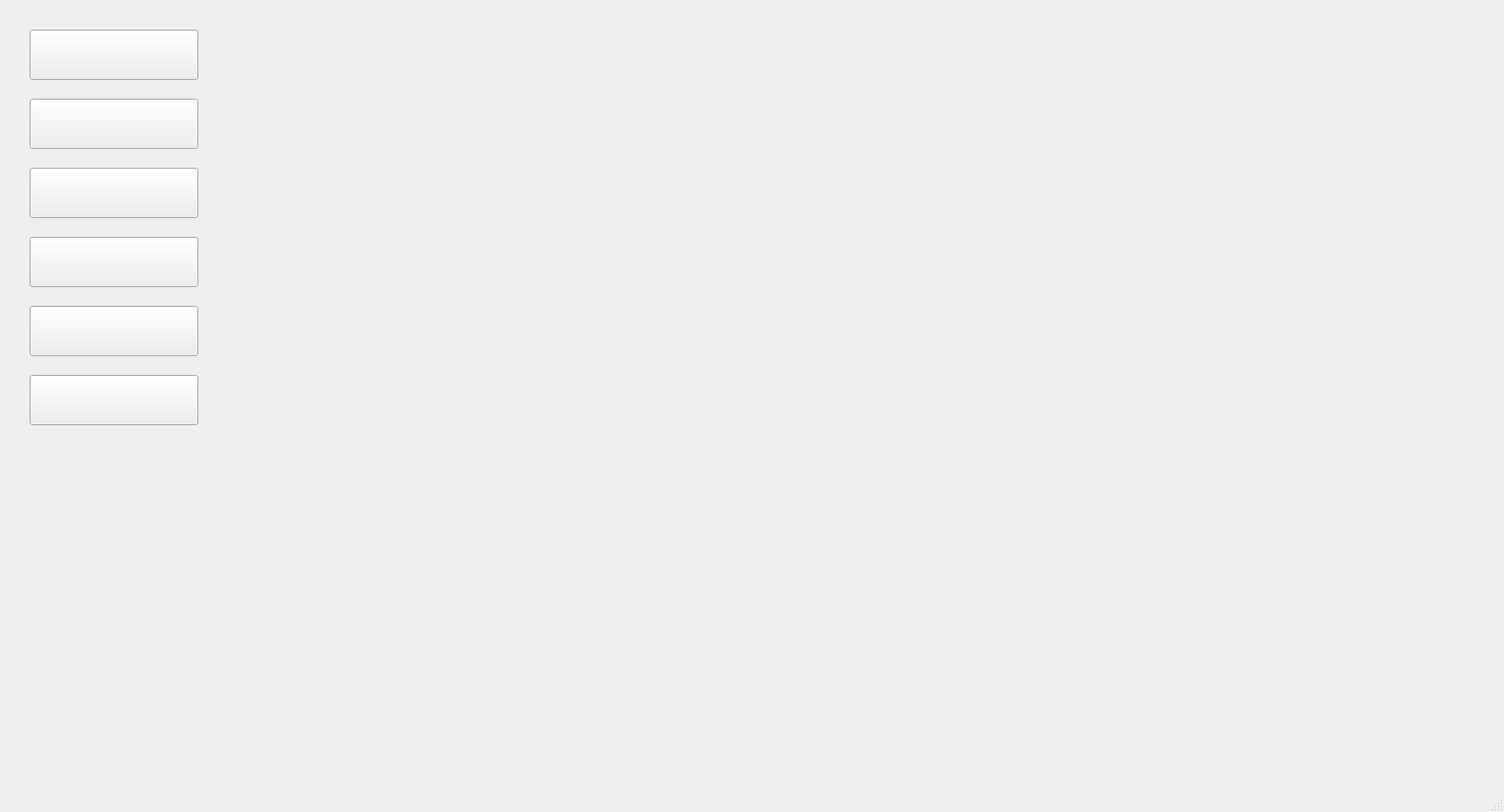
<?xml version="1.0" encoding="UTF-8"?>
<ui version="4.0">
 <class>MainWindow</class>
 <widget class="QMainWindow" name="MainWindow">
  <property name="geometry">
   <rect>
    <x>0</x>
    <y>0</y>
    <width>1524</width>
    <height>823</height>
   </rect>
  </property>
  <property name="windowTitle">
   <string>学生通讯录系统</string>
  </property>
  <widget class="QWidget" name="centralwidget">
   <widget class="QWidget" name="widget" native="true">
    <property name="geometry">
     <rect>
      <x>10</x>
      <y>10</y>
      <width>1501</width>
      <height>931</height>
     </rect>
    </property>
    <widget class="QStackedWidget" name="stustack">
     <property name="geometry">
      <rect>
       <x>200</x>
       <y>0</y>
       <width>1301</width>
       <height>791</height>
      </rect>
     </property>
     <property name="autoFillBackground">
      <bool>false</bool>
     </property>
     <property name="frameShadow">
      <enum>QFrame::Plain</enum>
     </property>
     <property name="currentIndex">
      <number>0</number>
     </property>
     <widget class="QWidget" name="beginwid">
      <widget class="QLabel" name="label">
       <property name="geometry">
        <rect>
         <x>0</x>
         <y>0</y>
         <width>1341</width>
         <height>791</height>
        </rect>
       </property>
       <property name="text">
        <string/>
       </property>
       <property name="pixmap">
        <pixmap resource="photo.qrc">:/new/prefix1/MailList_photos/327ba37fbfddcdc5d2efb1f100504ff.png</pixmap>
       </property>
       <property name="scaledContents">
        <bool>true</bool>
       </property>
      </widget>
     </widget>
     <widget class="QWidget" name="addStudent">
      <widget class="QLabel" name="addlabel">
       <property name="geometry">
        <rect>
         <x>0</x>
         <y>0</y>
         <width>1341</width>
         <height>791</height>
        </rect>
       </property>
       <property name="text">
        <string/>
       </property>
       <property name="pixmap">
        <pixmap resource="photo.qrc">:/new/prefix1/MailList_photos/addbackground.png</pixmap>
       </property>
       <property name="scaledContents">
        <bool>true</bool>
       </property>
      </widget>
      <widget class="QWidget" name="widget_3" native="true">
       <property name="geometry">
        <rect>
         <x>230</x>
         <y>160</y>
         <width>901</width>
         <height>491</height>
        </rect>
       </property>
       <widget class="QPushButton" name="addokbutton">
        <property name="geometry">
         <rect>
          <x>370</x>
          <y>400</y>
          <width>131</width>
          <height>51</height>
         </rect>
        </property>
        <property name="text">
         <string/>
        </property>
       </widget>
       <widget class="QLabel" name="whitebackground">
        <property name="geometry">
         <rect>
          <x>-60</x>
          <y>0</y>
          <width>901</width>
          <height>491</height>
         </rect>
        </property>
        <property name="autoFillBackground">
         <bool>false</bool>
        </property>
        <property name="text">
         <string/>
        </property>
        <property name="pixmap">
         <pixmap resource="photo.qrc">:/new/prefix1/MailList_photos/addlabelbackground.webp</pixmap>
        </property>
        <property name="scaledContents">
         <bool>true</bool>
        </property>
       </widget>
       <widget class="QWidget" name="widget_4" native="true">
        <property name="geometry">
         <rect>
          <x>80</x>
          <y>110</y>
          <width>741</width>
          <height>261</height>
         </rect>
        </property>
        <widget class="QComboBox" name="sexcombo">
         <property name="geometry">
          <rect>
           <x>340</x>
           <y>60</y>
           <width>81</width>
           <height>21</height>
          </rect>
         </property>
         <item>
          <property name="text">
           <string>男</string>
          </property>
         </item>
         <item>
          <property name="text">
           <string>女</string>
          </property>
         </item>
        </widget>
        <widget class="QComboBox" name="acacombo">
         <property name="geometry">
          <rect>
           <x>510</x>
           <y>60</y>
           <width>161</width>
           <height>21</height>
          </rect>
         </property>
        </widget>
        <widget class="QLabel" name="namelabel">
         <property name="geometry">
          <rect>
           <x>9</x>
           <y>60</y>
           <width>45</width>
           <height>21</height>
          </rect>
         </property>
         <property name="text">
          <string>*姓名：</string>
         </property>
         <property name="buddy">
          <cstring>nameedit</cstring>
         </property>
        </widget>
        <widget class="QLabel" name="numlabel">
         <property name="geometry">
          <rect>
           <x>10</x>
           <y>110</y>
           <width>45</width>
           <height>21</height>
          </rect>
         </property>
         <property name="text">
          <string>*学号：</string>
         </property>
         <property name="buddy">
          <cstring>numedit</cstring>
         </property>
        </widget>
        <widget class="QLineEdit" name="teleedit">
         <property name="geometry">
          <rect>
           <x>340</x>
           <y>110</y>
           <width>171</width>
           <height>21</height>
          </rect>
         </property>
        </widget>
        <widget class="QLabel" name="sexlabel">
         <property name="geometry">
          <rect>
           <x>293</x>
           <y>60</y>
           <width>45</width>
           <height>21</height>
          </rect>
         </property>
         <property name="text">
          <string>*性别：</string>
         </property>
         <property name="buddy">
          <cstring>sexcombo</cstring>
         </property>
        </widget>
        <widget class="QLabel" name="telelabel">
         <property name="geometry">
          <rect>
           <x>290</x>
           <y>110</y>
           <width>45</width>
           <height>21</height>
          </rect>
         </property>
         <property name="text">
          <string>*电话：</string>
         </property>
         <property name="buddy">
          <cstring>teleedit</cstring>
         </property>
        </widget>
        <widget class="QLineEdit" name="nameedit">
         <property name="geometry">
          <rect>
           <x>60</x>
           <y>60</y>
           <width>171</width>
           <height>21</height>
          </rect>
         </property>
        </widget>
        <widget class="QLabel" name="academylabel">
         <property name="geometry">
          <rect>
           <x>460</x>
           <y>60</y>
           <width>45</width>
           <height>21</height>
          </rect>
         </property>
         <property name="text">
          <string>*学院：</string>
         </property>
         <property name="buddy">
          <cstring>acacombo</cstring>
         </property>
        </widget>
        <widget class="QLineEdit" name="numedit">
         <property name="geometry">
          <rect>
           <x>60</x>
           <y>110</y>
           <width>171</width>
           <height>21</height>
          </rect>
         </property>
        </widget>
        <widget class="QLineEdit" name="QQedit">
         <property name="geometry">
          <rect>
           <x>60</x>
           <y>210</y>
           <width>171</width>
           <height>21</height>
          </rect>
         </property>
        </widget>
        <widget class="QLabel" name="QQlabel">
         <property name="geometry">
          <rect>
           <x>30</x>
           <y>210</y>
           <width>21</width>
           <height>20</height>
          </rect>
         </property>
         <property name="text">
          <string>QQ:：</string>
         </property>
        </widget>
        <widget class="QLabel" name="VXlabel">
         <property name="geometry">
          <rect>
           <x>300</x>
           <y>210</y>
           <width>41</width>
           <height>21</height>
          </rect>
         </property>
         <property name="text">
          <string>微信：</string>
         </property>
        </widget>
        <widget class="QLineEdit" name="VXedit">
         <property name="geometry">
          <rect>
           <x>340</x>
           <y>210</y>
           <width>171</width>
           <height>21</height>
          </rect>
         </property>
        </widget>
        <widget class="QLabel" name="label_8">
         <property name="geometry">
          <rect>
           <x>10</x>
           <y>160</y>
           <width>51</width>
           <height>20</height>
          </rect>
         </property>
         <property name="text">
          <string>*住址：</string>
         </property>
        </widget>
        <widget class="QLineEdit" name="addedit">
         <property name="geometry">
          <rect>
           <x>60</x>
           <y>160</y>
           <width>171</width>
           <height>21</height>
          </rect>
         </property>
        </widget>
        <widget class="QLineEdit" name="emailedit">
         <property name="geometry">
          <rect>
           <x>340</x>
           <y>160</y>
           <width>171</width>
           <height>21</height>
          </rect>
         </property>
        </widget>
        <widget class="QLabel" name="label_9">
         <property name="geometry">
          <rect>
           <x>290</x>
           <y>160</y>
           <width>51</width>
           <height>21</height>
          </rect>
         </property>
         <property name="text">
          <string>*邮箱：</string>
         </property>
        </widget>
       </widget>
       <zorder>whitebackground</zorder>
       <zorder>widget_4</zorder>
       <zorder>addokbutton</zorder>
      </widget>
      <widget class="QLabel" name="addtitle">
       <property name="geometry">
        <rect>
         <x>560</x>
         <y>50</y>
         <width>211</width>
         <height>91</height>
        </rect>
       </property>
       <property name="styleSheet">
        <string notr="true">background-image: url(:/new/prefix1/C:/Users/86178/Desktop/MailList_photos/addtitle.png);</string>
       </property>
       <property name="text">
        <string/>
       </property>
       <property name="pixmap">
        <pixmap resource="photo.qrc">:/new/prefix1/MailList_photos/addtitle.png</pixmap>
       </property>
       <property name="scaledContents">
        <bool>true</bool>
       </property>
      </widget>
     </widget>
     <widget class="QWidget" name="findStudent">
      <widget class="QLabel" name="findlabel">
       <property name="geometry">
        <rect>
         <x>540</x>
         <y>70</y>
         <width>231</width>
         <height>71</height>
        </rect>
       </property>
       <property name="text">
        <string/>
       </property>
       <property name="pixmap">
        <pixmap resource="photo.qrc">:/new/prefix1/MailList_photos/findtitle.jpg</pixmap>
       </property>
       <property name="scaledContents">
        <bool>true</bool>
       </property>
      </widget>
      <widget class="QLabel" name="findBack">
       <property name="geometry">
        <rect>
         <x>0</x>
         <y>0</y>
         <width>1341</width>
         <height>801</height>
        </rect>
       </property>
       <property name="text">
        <string/>
       </property>
       <property name="pixmap">
        <pixmap resource="photo.qrc">:/new/prefix1/MailList_photos/find_back.jpg</pixmap>
       </property>
       <property name="scaledContents">
        <bool>true</bool>
       </property>
      </widget>
      <widget class="QPushButton" name="search_btn">
       <property name="geometry">
        <rect>
         <x>420</x>
         <y>240</y>
         <width>111</width>
         <height>31</height>
        </rect>
       </property>
       <property name="text">
        <string>search</string>
       </property>
       <property name="shortcut">
        <string>Return</string>
       </property>
      </widget>
      <widget class="QTableWidget" name="find_tableWidget">
       <property name="geometry">
        <rect>
         <x>180</x>
         <y>290</y>
         <width>971</width>
         <height>431</height>
        </rect>
       </property>
      </widget>
      <widget class="QPushButton" name="to_del_btn">
       <property name="geometry">
        <rect>
         <x>1080</x>
         <y>30</y>
         <width>121</width>
         <height>51</height>
        </rect>
       </property>
       <property name="text">
        <string/>
       </property>
      </widget>
      <widget class="QPushButton" name="del_in_find_btn">
       <property name="geometry">
        <rect>
         <x>570</x>
         <y>240</y>
         <width>93</width>
         <height>31</height>
        </rect>
       </property>
       <property name="text">
        <string>删除</string>
       </property>
      </widget>
      <widget class="QLineEdit" name="serchEdit">
       <property name="geometry">
        <rect>
         <x>180</x>
         <y>240</y>
         <width>191</width>
         <height>31</height>
        </rect>
       </property>
      </widget>
      <widget class="QLabel" name="label_6">
       <property name="geometry">
        <rect>
         <x>180</x>
         <y>190</y>
         <width>201</width>
         <height>41</height>
        </rect>
       </property>
       <property name="text">
        <string>输入姓名/学号：</string>
       </property>
      </widget>
      <widget class="QPushButton" name="change_btn">
       <property name="geometry">
        <rect>
         <x>700</x>
         <y>240</y>
         <width>101</width>
         <height>31</height>
        </rect>
       </property>
       <property name="text">
        <string>修改</string>
       </property>
      </widget>
      <zorder>findBack</zorder>
      <zorder>findlabel</zorder>
      <zorder>search_btn</zorder>
      <zorder>find_tableWidget</zorder>
      <zorder>to_del_btn</zorder>
      <zorder>del_in_find_btn</zorder>
      <zorder>serchEdit</zorder>
      <zorder>label_6</zorder>
      <zorder>change_btn</zorder>
     </widget>
     <widget class="QWidget" name="broStudent">
      <widget class="QLabel" name="brolabel">
       <property name="geometry">
        <rect>
         <x>-3</x>
         <y>-6</y>
         <width>1341</width>
         <height>801</height>
        </rect>
       </property>
       <property name="text">
        <string/>
       </property>
       <property name="pixmap">
        <pixmap resource="photo.qrc">:/new/prefix1/MailList_photos/stabagrou.webp</pixmap>
       </property>
       <property name="scaledContents">
        <bool>true</bool>
       </property>
      </widget>
      <widget class="QTableWidget" name="brotablewidget">
       <property name="geometry">
        <rect>
         <x>190</x>
         <y>170</y>
         <width>911</width>
         <height>571</height>
        </rect>
       </property>
      </widget>
      <widget class="QLabel" name="brotitle">
       <property name="geometry">
        <rect>
         <x>490</x>
         <y>110</y>
         <width>311</width>
         <height>51</height>
        </rect>
       </property>
       <property name="text">
        <string/>
       </property>
       <property name="pixmap">
        <pixmap resource="photo.qrc">:/new/prefix1/MailList_photos/title.png</pixmap>
       </property>
       <property name="scaledContents">
        <bool>true</bool>
       </property>
      </widget>
      <widget class="QPushButton" name="bro_pre">
       <property name="geometry">
        <rect>
         <x>200</x>
         <y>710</y>
         <width>51</width>
         <height>28</height>
        </rect>
       </property>
       <property name="text">
        <string/>
       </property>
      </widget>
      <widget class="QPushButton" name="bro_next">
       <property name="geometry">
        <rect>
         <x>1040</x>
         <y>710</y>
         <width>51</width>
         <height>28</height>
        </rect>
       </property>
       <property name="text">
        <string/>
       </property>
      </widget>
      <widget class="QLabel" name="pageText">
       <property name="geometry">
        <rect>
         <x>620</x>
         <y>710</y>
         <width>101</width>
         <height>31</height>
        </rect>
       </property>
       <property name="text">
        <string/>
       </property>
      </widget>
     </widget>
     <widget class="QWidget" name="delStudent">
      <widget class="QWidget" name="widget_5" native="true">
       <property name="geometry">
        <rect>
         <x>-100</x>
         <y>0</y>
         <width>1401</width>
         <height>831</height>
        </rect>
       </property>
       <widget class="QLabel" name="delback">
        <property name="geometry">
         <rect>
          <x>100</x>
          <y>0</y>
          <width>1301</width>
          <height>791</height>
         </rect>
        </property>
        <property name="text">
         <string/>
        </property>
        <property name="pixmap">
         <pixmap resource="photo.qrc">:/new/prefix1/MailList_photos/delBack.png</pixmap>
        </property>
        <property name="scaledContents">
         <bool>true</bool>
        </property>
       </widget>
       <widget class="QTableWidget" name="del_tableWidget">
        <property name="geometry">
         <rect>
          <x>360</x>
          <y>320</y>
          <width>821</width>
          <height>371</height>
         </rect>
        </property>
       </widget>
       <widget class="QPushButton" name="all_choose_btn">
        <property name="geometry">
         <rect>
          <x>620</x>
          <y>280</y>
          <width>93</width>
          <height>28</height>
         </rect>
        </property>
        <property name="text">
         <string>全选</string>
        </property>
       </widget>
       <widget class="QPushButton" name="cancel_all_btn">
        <property name="geometry">
         <rect>
          <x>620</x>
          <y>240</y>
          <width>93</width>
          <height>28</height>
         </rect>
        </property>
        <property name="text">
         <string>取消勾选</string>
        </property>
       </widget>
       <widget class="QComboBox" name="comboBox_col">
        <property name="geometry">
         <rect>
          <x>460</x>
          <y>240</y>
          <width>111</width>
          <height>21</height>
         </rect>
        </property>
        <item>
         <property name="text">
          <string>不限</string>
         </property>
        </item>
        <item>
         <property name="text">
          <string>计算机学院</string>
         </property>
        </item>
        <item>
         <property name="text">
          <string>心理学院</string>
         </property>
        </item>
        <item>
         <property name="text">
          <string>外文学院</string>
         </property>
        </item>
        <item>
         <property name="text">
          <string>马克思学院</string>
         </property>
        </item>
        <item>
         <property name="text">
          <string>历史学院</string>
         </property>
        </item>
       </widget>
       <widget class="QComboBox" name="comboBox_sel">
        <property name="geometry">
         <rect>
          <x>460</x>
          <y>280</y>
          <width>111</width>
          <height>21</height>
         </rect>
        </property>
        <item>
         <property name="text">
          <string>无</string>
         </property>
        </item>
        <item>
         <property name="text">
          <string>学号升序</string>
         </property>
        </item>
        <item>
         <property name="text">
          <string>学号降序</string>
         </property>
        </item>
        <item>
         <property name="text">
          <string>姓名升序</string>
         </property>
        </item>
        <item>
         <property name="text">
          <string>姓名降序</string>
         </property>
        </item>
       </widget>
       <widget class="QComboBox" name="comboBox_sex2">
        <property name="geometry">
         <rect>
          <x>460</x>
          <y>200</y>
          <width>111</width>
          <height>22</height>
         </rect>
        </property>
        <item>
         <property name="text">
          <string>不限</string>
         </property>
        </item>
        <item>
         <property name="text">
          <string>男</string>
         </property>
        </item>
        <item>
         <property name="text">
          <string>女</string>
         </property>
        </item>
       </widget>
       <widget class="QPushButton" name="del_in_del_btn">
        <property name="geometry">
         <rect>
          <x>860</x>
          <y>280</y>
          <width>93</width>
          <height>28</height>
         </rect>
        </property>
        <property name="text">
         <string>删除</string>
        </property>
       </widget>
       <widget class="QLabel" name="dellabel">
        <property name="geometry">
         <rect>
          <x>660</x>
          <y>100</y>
          <width>211</width>
          <height>81</height>
         </rect>
        </property>
        <property name="text">
         <string/>
        </property>
        <property name="pixmap">
         <pixmap resource="photo.qrc">:/new/prefix1/MailList_photos/delTitle.png</pixmap>
        </property>
        <property name="scaledContents">
         <bool>true</bool>
        </property>
       </widget>
       <widget class="QPushButton" name="find_btn">
        <property name="geometry">
         <rect>
          <x>740</x>
          <y>280</y>
          <width>93</width>
          <height>28</height>
         </rect>
        </property>
        <property name="text">
         <string>筛选</string>
        </property>
       </widget>
       <widget class="QPushButton" name="to_find_btn">
        <property name="geometry">
         <rect>
          <x>1180</x>
          <y>30</y>
          <width>121</width>
          <height>51</height>
         </rect>
        </property>
        <property name="text">
         <string/>
        </property>
       </widget>
       <widget class="QLabel" name="label_3">
        <property name="geometry">
         <rect>
          <x>360</x>
          <y>200</y>
          <width>68</width>
          <height>21</height>
         </rect>
        </property>
        <property name="text">
         <string>性别：</string>
        </property>
       </widget>
       <widget class="QLabel" name="label_4">
        <property name="geometry">
         <rect>
          <x>360</x>
          <y>240</y>
          <width>68</width>
          <height>21</height>
         </rect>
        </property>
        <property name="text">
         <string>学院：</string>
        </property>
       </widget>
       <widget class="QLabel" name="label_5">
        <property name="geometry">
         <rect>
          <x>360</x>
          <y>270</y>
          <width>91</width>
          <height>41</height>
         </rect>
        </property>
        <property name="text">
         <string>排序方式：</string>
        </property>
       </widget>
      </widget>
     </widget>
     <widget class="QWidget" name="brosta">
      <widget class="QLabel" name="statitlelabel">
       <property name="geometry">
        <rect>
         <x>480</x>
         <y>30</y>
         <width>251</width>
         <height>71</height>
        </rect>
       </property>
       <property name="text">
        <string/>
       </property>
       <property name="pixmap">
        <pixmap resource="photo.qrc">:/new/prefix1/MailList_photos/statiltle.jpg</pixmap>
       </property>
       <property name="scaledContents">
        <bool>true</bool>
       </property>
      </widget>
      <widget class="QLabel" name="stalabel">
       <property name="geometry">
        <rect>
         <x>0</x>
         <y>0</y>
         <width>1301</width>
         <height>791</height>
        </rect>
       </property>
       <property name="text">
        <string/>
       </property>
       <property name="pixmap">
        <pixmap resource="photo.qrc">:/new/prefix1/MailList_photos/stabackground.jpg</pixmap>
       </property>
       <property name="scaledContents">
        <bool>true</bool>
       </property>
      </widget>
      <widget class="QTableWidget" name="sumWidget">
       <property name="geometry">
        <rect>
         <x>340</x>
         <y>160</y>
         <width>691</width>
         <height>131</height>
        </rect>
       </property>
      </widget>
      <widget class="QLabel" name="sumtitle">
       <property name="geometry">
        <rect>
         <x>130</x>
         <y>160</y>
         <width>151</width>
         <height>61</height>
        </rect>
       </property>
       <property name="text">
        <string/>
       </property>
       <property name="pixmap">
        <pixmap resource="photo.qrc">:/new/prefix1/MailList_photos/sumtitle.jpg</pixmap>
       </property>
       <property name="scaledContents">
        <bool>true</bool>
       </property>
      </widget>
      <widget class="QLabel" name="acastalabel">
       <property name="geometry">
        <rect>
         <x>80</x>
         <y>410</y>
         <width>241</width>
         <height>71</height>
        </rect>
       </property>
       <property name="text">
        <string/>
       </property>
       <property name="pixmap">
        <pixmap resource="photo.qrc">:/new/prefix1/MailList_photos/acastalabel.jpg</pixmap>
       </property>
       <property name="scaledContents">
        <bool>true</bool>
       </property>
      </widget>
      <widget class="QTableWidget" name="acaWidget">
       <property name="geometry">
        <rect>
         <x>340</x>
         <y>410</y>
         <width>691</width>
         <height>201</height>
        </rect>
       </property>
      </widget>
      <widget class="QPushButton" name="prebtn">
       <property name="geometry">
        <rect>
         <x>70</x>
         <y>510</y>
         <width>41</width>
         <height>31</height>
        </rect>
       </property>
       <property name="text">
        <string/>
       </property>
      </widget>
      <widget class="QPushButton" name="nextbtn">
       <property name="geometry">
        <rect>
         <x>290</x>
         <y>510</y>
         <width>41</width>
         <height>31</height>
        </rect>
       </property>
       <property name="text">
        <string/>
       </property>
      </widget>
      <widget class="QLabel" name="academy">
       <property name="geometry">
        <rect>
         <x>130</x>
         <y>500</y>
         <width>151</width>
         <height>51</height>
        </rect>
       </property>
       <property name="styleSheet">
        <string notr="true">background-color: rgb(255, 255, 255);
color: rgb(255, 79, 79);</string>
       </property>
       <property name="text">
        <string>TextLabel</string>
       </property>
      </widget>
      <zorder>stalabel</zorder>
      <zorder>statitlelabel</zorder>
      <zorder>sumWidget</zorder>
      <zorder>sumtitle</zorder>
      <zorder>acastalabel</zorder>
      <zorder>acaWidget</zorder>
      <zorder>prebtn</zorder>
      <zorder>nextbtn</zorder>
      <zorder>academy</zorder>
     </widget>
     <widget class="QWidget" name="setting">
      <widget class="QLabel" name="setlabel">
       <property name="geometry">
        <rect>
         <x>320</x>
         <y>10</y>
         <width>141</width>
         <height>61</height>
        </rect>
       </property>
       <property name="text">
        <string/>
       </property>
       <property name="pixmap">
        <pixmap>../../MailList_photos/1648038518(1).png</pixmap>
       </property>
      </widget>
      <widget class="QPushButton" name="bandBtn">
       <property name="geometry">
        <rect>
         <x>30</x>
         <y>360</y>
         <width>91</width>
         <height>91</height>
        </rect>
       </property>
       <property name="text">
        <string>彩蛋</string>
       </property>
      </widget>
      <widget class="QWidget" name="addAcaWidget" native="true">
       <property name="geometry">
        <rect>
         <x>20</x>
         <y>190</y>
         <width>391</width>
         <height>111</height>
        </rect>
       </property>
       <widget class="QPushButton" name="addAcademy">
        <property name="geometry">
         <rect>
          <x>9</x>
          <y>9</y>
          <width>93</width>
          <height>91</height>
         </rect>
        </property>
        <property name="text">
         <string>添加学院</string>
        </property>
       </widget>
       <widget class="QLineEdit" name="lineEdit">
        <property name="geometry">
         <rect>
          <x>120</x>
          <y>10</y>
          <width>201</width>
          <height>31</height>
         </rect>
        </property>
        <property name="text">
         <string/>
        </property>
       </widget>
       <widget class="QPushButton" name="pushButton">
        <property name="geometry">
         <rect>
          <x>120</x>
          <y>70</y>
          <width>91</width>
          <height>31</height>
         </rect>
        </property>
        <property name="text">
         <string>确定</string>
        </property>
       </widget>
       <widget class="QPushButton" name="pushButton_2">
        <property name="geometry">
         <rect>
          <x>230</x>
          <y>70</y>
          <width>91</width>
          <height>31</height>
         </rect>
        </property>
        <property name="text">
         <string>取消</string>
        </property>
       </widget>
      </widget>
      <widget class="Line" name="line">
       <property name="geometry">
        <rect>
         <x>0</x>
         <y>300</y>
         <width>1301</width>
         <height>41</height>
        </rect>
       </property>
       <property name="orientation">
        <enum>Qt::Horizontal</enum>
       </property>
      </widget>
      <widget class="QWidget" name="widget_6" native="true">
       <property name="geometry">
        <rect>
         <x>470</x>
         <y>190</y>
         <width>391</width>
         <height>111</height>
        </rect>
       </property>
       <widget class="QPushButton" name="lead_in_btn">
        <property name="geometry">
         <rect>
          <x>10</x>
          <y>10</y>
          <width>93</width>
          <height>41</height>
         </rect>
        </property>
        <property name="text">
         <string>导入</string>
        </property>
       </widget>
       <widget class="QLineEdit" name="importLineEdit">
        <property name="geometry">
         <rect>
          <x>120</x>
          <y>20</y>
          <width>271</width>
          <height>31</height>
         </rect>
        </property>
       </widget>
       <widget class="QPushButton" name="lead_out_btn">
        <property name="geometry">
         <rect>
          <x>10</x>
          <y>60</y>
          <width>93</width>
          <height>41</height>
         </rect>
        </property>
        <property name="text">
         <string>导出</string>
        </property>
       </widget>
       <widget class="QLineEdit" name="out_putlLineEdit">
        <property name="geometry">
         <rect>
          <x>120</x>
          <y>70</y>
          <width>271</width>
          <height>31</height>
         </rect>
        </property>
       </widget>
      </widget>
      <widget class="QLabel" name="setTitle">
       <property name="geometry">
        <rect>
         <x>500</x>
         <y>30</y>
         <width>251</width>
         <height>91</height>
        </rect>
       </property>
       <property name="text">
        <string/>
       </property>
       <property name="pixmap">
        <pixmap resource="photo.qrc">:/new/prefix1/MailList_photos/setTitle.png</pixmap>
       </property>
       <property name="scaledContents">
        <bool>true</bool>
       </property>
      </widget>
      <widget class="QLabel" name="label_7">
       <property name="geometry">
        <rect>
         <x>-10</x>
         <y>0</y>
         <width>1311</width>
         <height>791</height>
        </rect>
       </property>
       <property name="text">
        <string/>
       </property>
       <property name="pixmap">
        <pixmap resource="photo.qrc">:/new/prefix1/MailList_photos/setBack.png</pixmap>
       </property>
       <property name="scaledContents">
        <bool>true</bool>
       </property>
      </widget>
      <widget class="Line" name="line_2">
       <property name="geometry">
        <rect>
         <x>429</x>
         <y>170</y>
         <width>31</width>
         <height>151</height>
        </rect>
       </property>
       <property name="orientation">
        <enum>Qt::Vertical</enum>
       </property>
      </widget>
      <widget class="Line" name="line_3">
       <property name="geometry">
        <rect>
         <x>0</x>
         <y>160</y>
         <width>1301</width>
         <height>16</height>
        </rect>
       </property>
       <property name="orientation">
        <enum>Qt::Horizontal</enum>
       </property>
      </widget>
      <widget class="Line" name="line_4">
       <property name="geometry">
        <rect>
         <x>895</x>
         <y>170</y>
         <width>31</width>
         <height>311</height>
        </rect>
       </property>
       <property name="orientation">
        <enum>Qt::Vertical</enum>
       </property>
      </widget>
      <widget class="Line" name="line_5">
       <property name="geometry">
        <rect>
         <x>0</x>
         <y>465</y>
         <width>1301</width>
         <height>31</height>
        </rect>
       </property>
       <property name="orientation">
        <enum>Qt::Horizontal</enum>
       </property>
      </widget>
      <widget class="Line" name="line_6">
       <property name="geometry">
        <rect>
         <x>429</x>
         <y>320</y>
         <width>31</width>
         <height>161</height>
        </rect>
       </property>
       <property name="orientation">
        <enum>Qt::Vertical</enum>
       </property>
      </widget>
      <widget class="QPushButton" name="updateLog">
       <property name="geometry">
        <rect>
         <x>480</x>
         <y>360</y>
         <width>91</width>
         <height>91</height>
        </rect>
       </property>
       <property name="text">
        <string>更新日志</string>
       </property>
      </widget>
      <widget class="Line" name="line_7">
       <property name="geometry">
        <rect>
         <x>-7</x>
         <y>170</y>
         <width>20</width>
         <height>311</height>
        </rect>
       </property>
       <property name="orientation">
        <enum>Qt::Vertical</enum>
       </property>
      </widget>
      <widget class="Line" name="line_8">
       <property name="geometry">
        <rect>
         <x>1280</x>
         <y>170</y>
         <width>41</width>
         <height>311</height>
        </rect>
       </property>
       <property name="orientation">
        <enum>Qt::Vertical</enum>
       </property>
      </widget>
      <widget class="QPushButton" name="help">
       <property name="geometry">
        <rect>
         <x>940</x>
         <y>360</y>
         <width>93</width>
         <height>91</height>
        </rect>
       </property>
       <property name="text">
        <string>帮助文档</string>
       </property>
      </widget>
      <widget class="QPushButton" name="removeRepeat">
       <property name="geometry">
        <rect>
         <x>940</x>
         <y>200</y>
         <width>93</width>
         <height>91</height>
        </rect>
       </property>
       <property name="text">
        <string>去除重复</string>
       </property>
      </widget>
      <zorder>label_7</zorder>
      <zorder>setlabel</zorder>
      <zorder>bandBtn</zorder>
      <zorder>addAcaWidget</zorder>
      <zorder>line</zorder>
      <zorder>widget_6</zorder>
      <zorder>setTitle</zorder>
      <zorder>line_2</zorder>
      <zorder>line_3</zorder>
      <zorder>line_4</zorder>
      <zorder>line_5</zorder>
      <zorder>line_6</zorder>
      <zorder>updateLog</zorder>
      <zorder>line_7</zorder>
      <zorder>line_8</zorder>
      <zorder>help</zorder>
      <zorder>removeRepeat</zorder>
     </widget>
    </widget>
    <widget class="QWidget" name="widget_2" native="true">
     <property name="geometry">
      <rect>
       <x>0</x>
       <y>0</y>
       <width>201</width>
       <height>791</height>
      </rect>
     </property>
     <property name="layoutDirection">
      <enum>Qt::RightToLeft</enum>
     </property>
     <property name="autoFillBackground">
      <bool>false</bool>
     </property>
     <widget class="QPushButton" name="brobutton">
      <property name="geometry">
       <rect>
        <x>20</x>
        <y>160</y>
        <width>171</width>
        <height>51</height>
       </rect>
      </property>
      <property name="text">
       <string/>
      </property>
     </widget>
     <widget class="QPushButton" name="stabutton">
      <property name="geometry">
       <rect>
        <x>20</x>
        <y>230</y>
        <width>171</width>
        <height>51</height>
       </rect>
      </property>
      <property name="text">
       <string/>
      </property>
     </widget>
     <widget class="QPushButton" name="setbutton">
      <property name="geometry">
       <rect>
        <x>20</x>
        <y>300</y>
        <width>171</width>
        <height>51</height>
       </rect>
      </property>
      <property name="text">
       <string/>
      </property>
     </widget>
     <widget class="QPushButton" name="exitbutton">
      <property name="geometry">
       <rect>
        <x>20</x>
        <y>370</y>
        <width>171</width>
        <height>51</height>
       </rect>
      </property>
      <property name="text">
       <string/>
      </property>
     </widget>
     <widget class="QPushButton" name="findbutton">
      <property name="geometry">
       <rect>
        <x>20</x>
        <y>90</y>
        <width>171</width>
        <height>51</height>
       </rect>
      </property>
      <property name="text">
       <string/>
      </property>
     </widget>
     <widget class="QPushButton" name="addbutton">
      <property name="geometry">
       <rect>
        <x>20</x>
        <y>20</y>
        <width>171</width>
        <height>51</height>
       </rect>
      </property>
      <property name="autoFillBackground">
       <bool>false</bool>
      </property>
      <property name="text">
       <string/>
      </property>
     </widget>
     <widget class="QLabel" name="label_2">
      <property name="geometry">
       <rect>
        <x>0</x>
        <y>-40</y>
        <width>201</width>
        <height>1001</height>
       </rect>
      </property>
      <property name="text">
       <string/>
      </property>
      <property name="pixmap">
       <pixmap resource="photo.qrc">:/new/prefix1/MailList_photos/btnBackground.png</pixmap>
      </property>
      <property name="scaledContents">
       <bool>true</bool>
      </property>
     </widget>
     <zorder>label_2</zorder>
     <zorder>brobutton</zorder>
     <zorder>stabutton</zorder>
     <zorder>setbutton</zorder>
     <zorder>exitbutton</zorder>
     <zorder>findbutton</zorder>
     <zorder>addbutton</zorder>
    </widget>
   </widget>
  </widget>
  <widget class="QStatusBar" name="statusbar"/>
 </widget>
 <tabstops>
  <tabstop>nameedit</tabstop>
  <tabstop>sexcombo</tabstop>
  <tabstop>acacombo</tabstop>
  <tabstop>numedit</tabstop>
  <tabstop>teleedit</tabstop>
  <tabstop>addokbutton</tabstop>
  <tabstop>findbutton</tabstop>
  <tabstop>addbutton</tabstop>
  <tabstop>brotablewidget</tabstop>
  <tabstop>brobutton</tabstop>
  <tabstop>stabutton</tabstop>
  <tabstop>setbutton</tabstop>
  <tabstop>exitbutton</tabstop>
  <tabstop>sumWidget</tabstop>
 </tabstops>
 <resources>
  <include location="photo.qrc"/>
 </resources>
 <connections/>
</ui>
